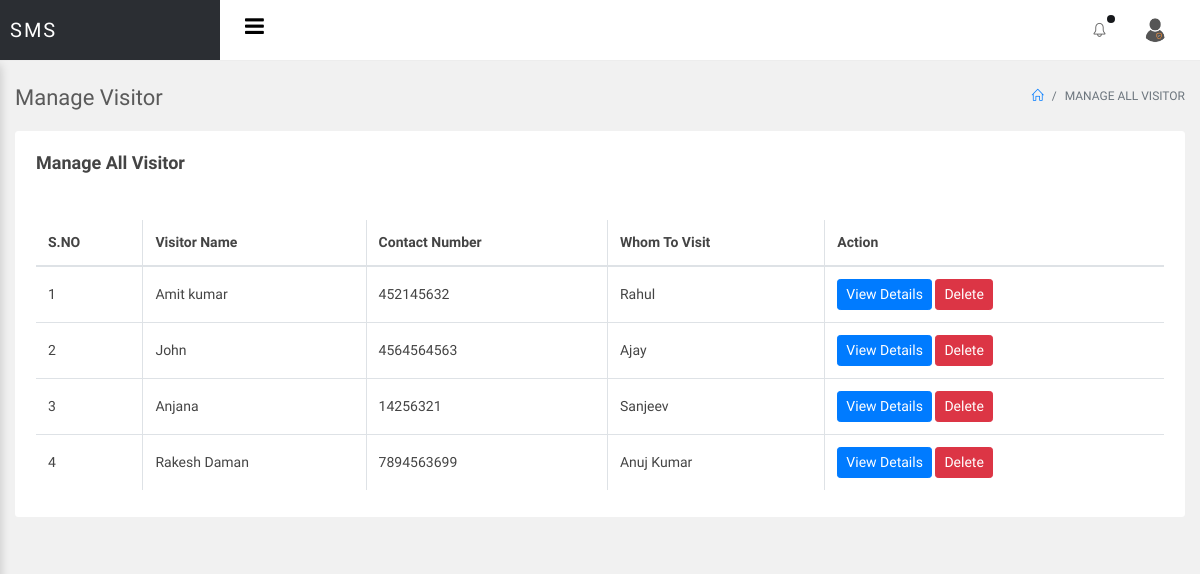
/sms/admin/manage-allvisitor.php (signed in), run on the app's committed database.
### tables this page shows
CREATE TABLE `tblvisitor` (
  `ID` int(10) NOT NULL,
  `VisitorName` varchar(200) DEFAULT NULL,
  `MobileNumber` bigint(10) DEFAULT NULL,
  `Address` mediumtext DEFAULT NULL,
  `WhomtoMeet` varchar(200) DEFAULT NULL,
  `ReasontoMeet` mediumtext DEFAULT NULL,
  `Block` varchar(50) DEFAULT NULL,
  `FlatNo` varchar(50) DEFAULT NULL,
  `EnterDate` timestamp NULL DEFAULT current_timestamp(),
  `remark` varchar(200) DEFAULT NULL,
  `outtime` timestamp NULL DEFAULT NULL ON UPDATE current_timestamp()
);

### sms/admin/manage-allvisitor.php (the view, shortened to what this page needs)
<?php
include('includes/dbconnection.php');
if (strlen($_SESSION['smsaid']==0)) {
  header('location:logout.php');
  } else{
  ?>
<!doctype html>
<html lang="en">
<head>
<link rel="stylesheet" href="../assets/vendor/bootstrap/css/bootstrap.min.css">
<link rel="stylesheet" href="../assets/vendor/animate-css/animate.min.css">
<link rel="stylesheet" href="../assets/vendor/font-awesome/css/font-awesome.min.css">
<link rel="stylesheet" href="../assets/vendor/jquery-datatable/dataTables.bootstrap4.min.css">
<link rel="stylesheet" href="../assets/vendor/jquery-datatable/fixedeader/dataTables.fixedcolumns.bootstrap4.min.css">
<link rel="stylesheet" href="../assets/vendor/jquery-datatable/fixedeader/dataTables.fixedheader.bootstrap4.min.css">
<link rel="stylesheet" href="../assets/vendor/sweetalert/sweetalert.css"/>
<link rel="stylesheet" href="assets/css/main.css">
<link rel="stylesheet" href="assets/css/color_skins.css">
</head>
<body class="theme-blue">
<div id="wrapper">
    <?php include_once('includes/header.php');?>
    <div id="main-content">
        <div class="container-fluid">
            <div class="block-header">
                <div class="row">
                    <div class="col-lg-5 col-md-8 col-sm-12">
                        <h2>Manage Visitor</h2>
                    </div>
                    <div class="col-lg-7 col-md-4 col-sm-12 text-right">
                        <ul class="breadcrumb justify-content-end">
                            <li class="breadcrumb-item"><a href="dashboard.php"><i class="icon-home"></i></a></li>
                            <li class="breadcrumb-item active">Manage All Visitor</li>
                        </ul>
                    </div>
                </div>
            </div>
            <div class="row clearfix">
                <div class="col-lg-12">
                    <div class="card">
                        <div class="header">
                            <h2>Manage All Visitor</h2>
                        </div>
                        <div class="body">
                            <div class="table-responsive">
 <table class="table table-bordered table-hover js-basic-example dataTable table-custom">
         <thead>
         <tr>
         <th>S.NO</th>
       <th>Visitor Name</th>
        <th>Contact Number</th>
        <th>Whom To Visit</th>
         <th>Action</th>
          </tr>
         </thead>
         <tbody>
                                        <?php
$sql="SELECT * from tblvisitor";
$query = $dbh -> prepare($sql);
$query->execute();
$results=$query->fetchAll(PDO::FETCH_OBJ);
$cnt=1;
if($query->rowCount() > 0)
{
foreach($results as $row)
{               ?>
                                        <tr>
                                           <td><?php echo htmlentities($cnt);?></td>
                  <td><?php  echo htmlentities($row->VisitorName);?>
                  </td>
                  <td><?php  echo htmlentities($row->MobileNumber);?></td>
                  <td><?php  echo htmlentities($row->WhomtoMeet);?></td>
                   <td> <a href="view-visitor-detail.php?editid=<?php echo htmlentities ($row->ID);?>" class="btn btn-primary btn-sm">View Details</a>
<a href="manage-newvisitor.php?delid=<?php echo htmlentities ($row->ID);?>" class="btn btn-danger btn-sm" onclick="return confirm('Do you really want to delete?')">Delete</a></td>
                                        </tr>
                                        <?php $cnt=$cnt+1;}} ?>
                                    </tbody>
                                </table>
                            </div>
                        </div>
                    </div>
                </div>
              </div>
        </div>
    </div>
</div>
</body>
</html>
<?php }  ?>

### data on the page
tblvisitor: VisitorName "Amit kumar", MobileNumber "452145632", WhomtoMeet "Rahul"
tblvisitor: VisitorName "John", MobileNumber "4564564563", WhomtoMeet "Ajay"
tblvisitor: VisitorName "Anjana", MobileNumber "14256321", WhomtoMeet "Sanjeev"
tblvisitor: VisitorName "Rakesh Daman", MobileNumber "7894563699", WhomtoMeet "Anuj Kumar"
